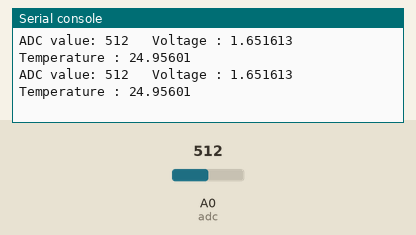
The program below on a simulated ESP8266 board running MicroPython. Shown: the last lines printed to the serial console. The test bench sets the inputs (shaded band); at power-on: A0 (adc) = 512 (analog values on the 0–1023 scale).

Above: at 1.2 s.
1.3 s: A0 (adc) set to 716
At 2.6 s:
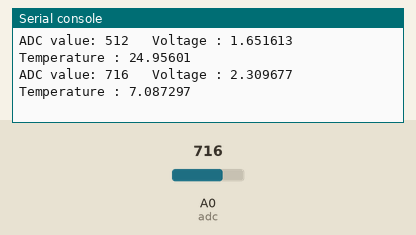
2.8 s: A0 (adc) set to 900
At 3.8 s:
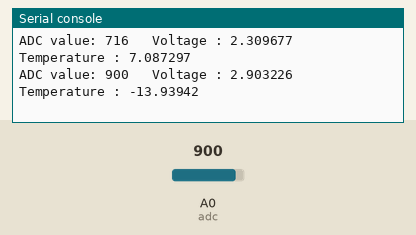
Timing chart, 0 to 5.8 s (numbered marks = the images above; inputs shaded):
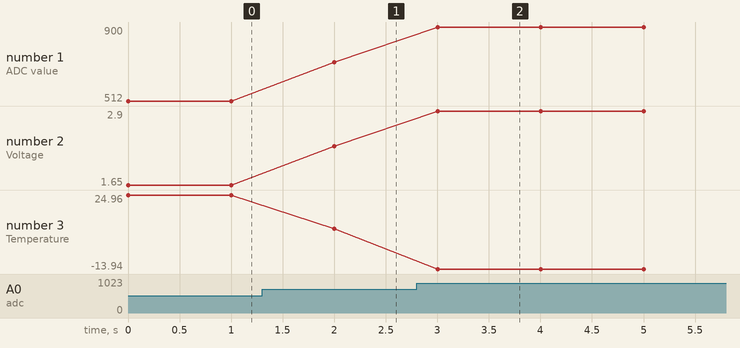

Measured:
- after the input at 1.3 s, the serial console: prints a new line after 0.70 s (image 1)
- after the input at 2.8 s, the serial console: prints a new line after 0.20 s (image 2)
- plotted number 1: 512 → 716 after the input at 1.3 s, 716 → 900 after the input at 2.8 s
- plotted number 2: 1.65 → 2.31 after the input at 1.3 s, 2.31 → 2.9 after the input at 2.8 s
- plotted number 3: 24.96 → 7.09 after the input at 1.3 s, 7.09 → -13.94 after the input at 2.8 s

The program:

Thermometer.py
```python
from machine import Pin,ADC
import time
import math

adc=ADC(0)

try:
    while True:
        adcValue=adc.read()
        voltage=adcValue/1023*3.3
        Rt=10*voltage/(3.3-voltage)
        tempK=(1/(1/(273.15+25)+(math.log(Rt/10))/3950))
        tempC=tempK-273.15
        print("ADC value:",adcValue,"\tVoltage :",voltage,"\tTemperature :",tempC);
        time.sleep_ms(1000)
except:
    pass
```
